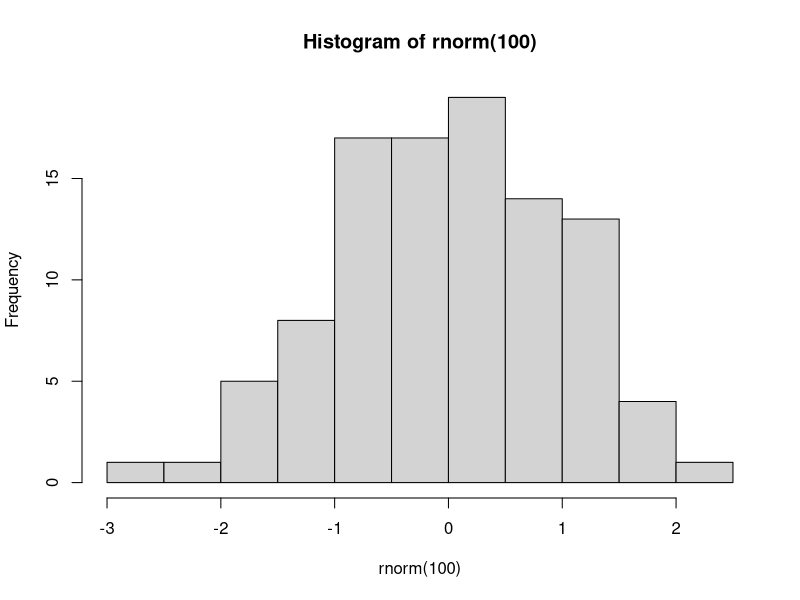
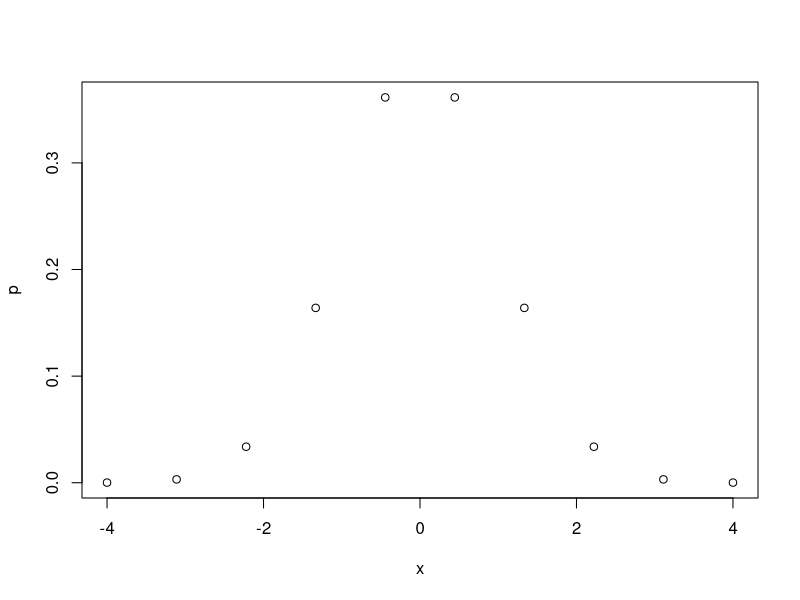
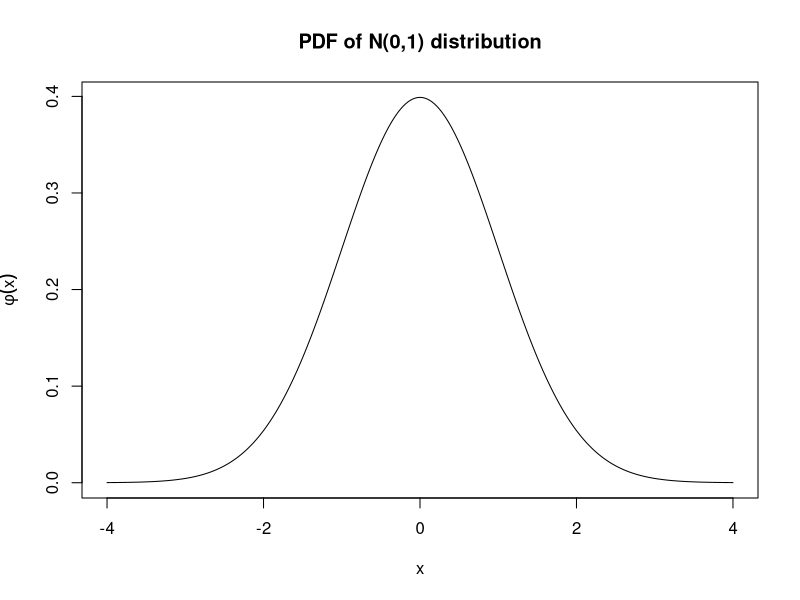

Here is the R script that generated these plots, in order:
## ---- chunk 1
knitr::opts_chunk$set(echo = TRUE,
                      prompt = FALSE,
                      tidy = TRUE,
                      collapse = TRUE)
library("tidyverse")
## ---- chunk 2
print("Hello world!")
## ---- chunk 3
# This is a comment. R ignores everything in a line after the "#"
4+5
## ---- chunk 4
sqrt(4+5)
## ---- chunk 5
# This expression has a side effect
# It causes R to plot a histogram of 100 N(0,1) random numbers
hist(rnorm(100))
## ---- chunk 6
# This will cause the variable x to take on the value 2
x <- 2
# We can then use x in any expression
y <- x + 1
print(y)
# We can change the value of x at any time
x <- 0
# But this will not change the result of any previous calculations
print(y)
## ---- chunk 7
x <- 5
print(x) 
x
## ---- chunk 8
fruits <- c("Avocado", "Banana", "Cantaloupe")
print(fruits)
## ---- chunk 9
# REP repeats something (like Excel's Fill tool)
ones <- rep(1, times = 10)
print(ones)
# SEQ creates a sequence (like Excel's Series tool)
evens <- seq(from = 2, to = 20, by = 2)
print(evens)
# You can also create a sequence with the : operator:
print(1:10)
## ---- chunk 10
# This command subtracts 1 from every element in evens
odds <- evens - ones
print(odds)
# This command does the same
odds <- evens - 1
print(odds)
## ---- chunk 11
# You can give a single index
# evens[2] is the 2nd element in evens
x <- evens[2]
print(x)
# You can give a vector of indices
# evens[c(2,5)] is a vector containing the 2nd and 5th element in evens 
x <- evens[ c(2, 5) ]
print(x)
# You can give a range of indices
# evens[2:5] is a vector containing the 2nd, 3rd, 4th and 5th element in evens 
x <- evens[2:5]
print(x)
## ---- chunk 12
print(evens)
# This creates a vector of the same length as evens, that contains TRUE
# for all values less than 10, and FALSE for all other values
lessthan10 <- (evens < 10)
print(lessthan10)
# This creates a vector that includes only those elements of evens
# for which forexample is TRUE
x <- evens[lessthan10]
print(x)
# This is a quicker way of accomplishing the same result
x <- evens[evens < 10]
print(x)
## ---- chunk 13
x <- evens
print(x)
# This assigns the number 1000 to the 2nd element in x
x[2] <- 1000
print(x)
## ---- chunk 14
everything <- list(fruits, evens, odds)
print(everything)
## ---- chunk 15
everything <- list(fruits=fruits,
                   evens=evens,
                   odds=odds)
print(everything)
## ---- chunk 16
print( everything[[2]] )
## ---- chunk 17
print( everything[["evens"]] )
print( everything$fruits )
## ---- chunk 18
# There is no element in everything called "allnumbers" 
everything$allnumbers <- c(evens, odds)
# But now there is...
print(everything)
## ---- chunk 19
print(attributes(fruits))
print(attributes(evens))
print(attributes(everything))
## ---- chunk 20
   y <- print("Hello world")
   print(y)
## ---- chunk 21
# These two statements are equivalent
2 + 2
sum(2, 2)
## ---- chunk 22
# Basic arithmetic operators
2 + 3
2 - 3
2 * 3
2 / 3
2 ^ 3
# Comparison operators
2 < 3
2 == 3
2 > 3
# Logical operators
2 == 3 & 2 < 3 # this is logical AND
2 == 3 | 2 < 3 # this is logical OR
## ---- chunk 23
# These two statements are equivalent:
x <- 2
assign(y, 2)
print(x)
print(y)
# The assign function returns its own value, so you can do this:
x <- y <- 3
print(x)
print(y)
## ---- chunk 24
   # ? seq
## ---- chunk 25
   x <- seq(from=-4,to=4,length.out=10)
   print(x)
## ---- chunk 26
   p <- dnorm(x)
   print(p)
## ---- chunk 27
   plot(x,p)
## ---- chunk 28
x <- seq(from = -4, to = 4, length.out = 1000)
p <- dnorm(x)
plot(x, p, 
     type = "l", 
     ylab = expression(phi(x)),
     main = "PDF of N(0,1) distribution")
